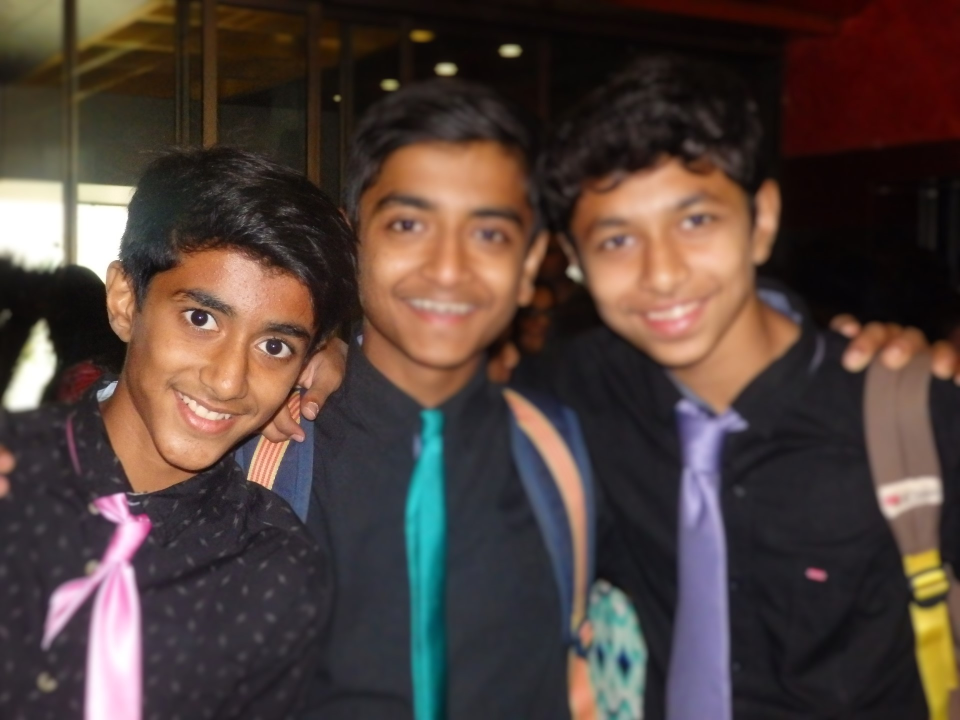
#> input picture photos/friends.JPG, 1920 x 1440 px (shown at 1/2 size)
$ python contours.py
#> lines starting #> are read from the running program, lines starting #| are printed output that depends on the picture; after the words box and inside, x2 and y2 are one past the last pixel; in counts of white or black regions, pixels touching at a corner belong together
#contours are like edges but only for objects  like boundaries of objects
import cv2 as cv
import numpy as np

img=cv.imread('friends.JPG')
#> img is the input picture: shape (1440, 1920, 3); mean B, G, R 59, 64.4, 79.8
dimesnions=img.shape[:2]
#> dimesnions = (1440, 1920)
#cv.imshow('normal',img )
resized=cv.resize(img,(500,500))
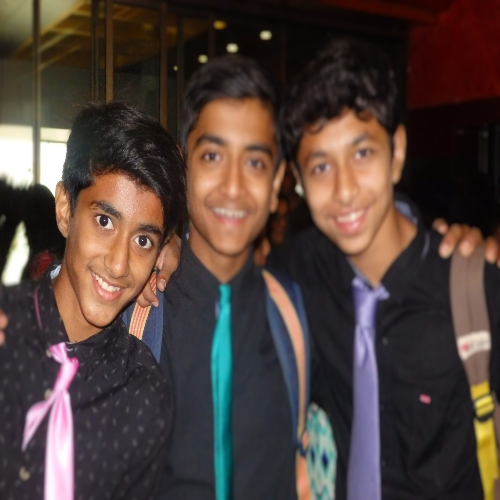
#> resized: shape (500, 500, 3); mean B, G, R 58.9, 64.3, 79.8
blank=np.zeros(resized.shape,dtype='uint8')
#cv.imshow('resized',resized)
gray=cv.cvtColor(resized,cv.COLOR_BGR2GRAY)
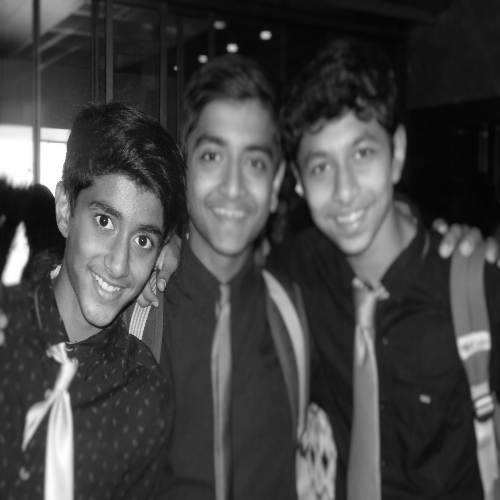
#> gray: shape (500, 500); min 3, max 255, mean 68.3
#cv.imshow('gray',gray)
canny=cv.Canny(gray,125,175)
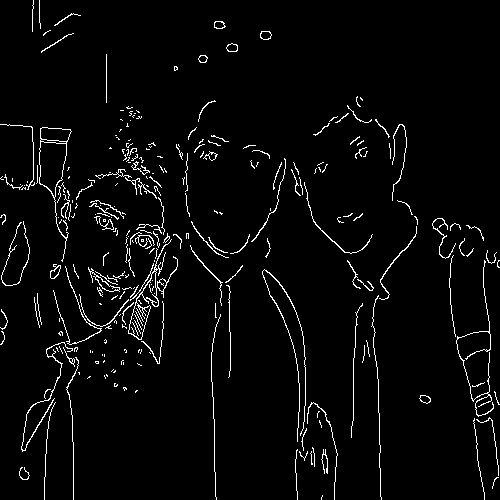
#> canny: shape (500, 500); 3.5% white in thin lines or dots
#cv.imshow('canny',canny)
#if the intenisty of the image is greater than 125 it will set to white else zero
ret,thresh=cv.threshold(gray,125,255,cv.THRESH_BINARY)
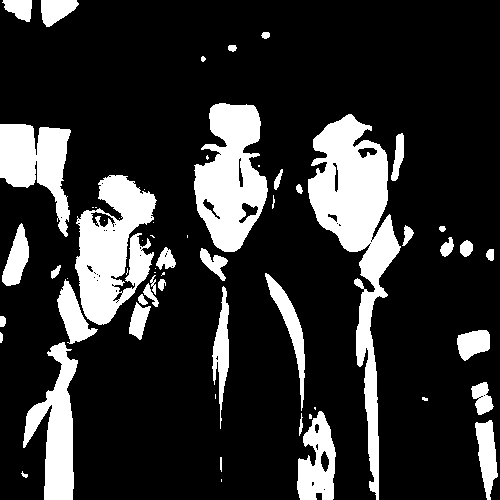
#> thresh: shape (500, 500); 19.1% white; 61 white regions (21 under 20 px)
cv.imshow('thresh',thresh)
contour,hierarchies=cv.findContours(thresh,cv.RETR_LIST,cv.CHAIN_APPROX_NONE)
#> contour = 116 contours, 70 with area under 20; largest, box (x1, y1, x2, y2) and area: (308, 114, 401, 500) 11296, (75, 175, 157, 325) 7305, (194, 103, 268, 252) 7180, (0, 124, 71, 237) 4074, (23, 342, 78, 500) 3888
#since we want to print all the contours thats why -1
cv.drawContours(blank,contour,-1,(255,0,0,),1)
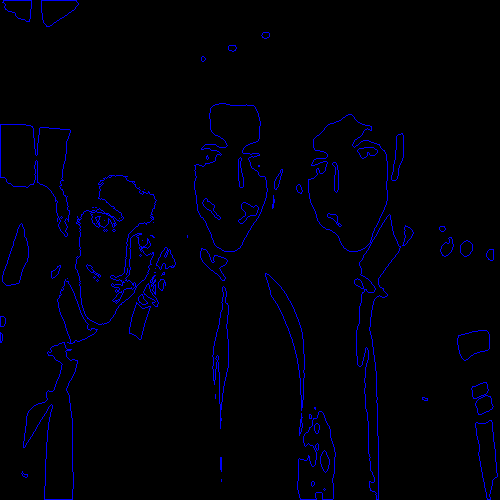
#> blank: shape (500, 500, 3); mean of channels 0, 1, 2 6.7, 0, 0; drawn as B, G, R
cv.imshow('blank',blank)
print(f'{len(contour)} contours were fopund')
#| 116 contours were fopund
#if theres too many contours then you can apply gaussian blur to the iamge them pass the image to canny
cv.waitKey(0)
